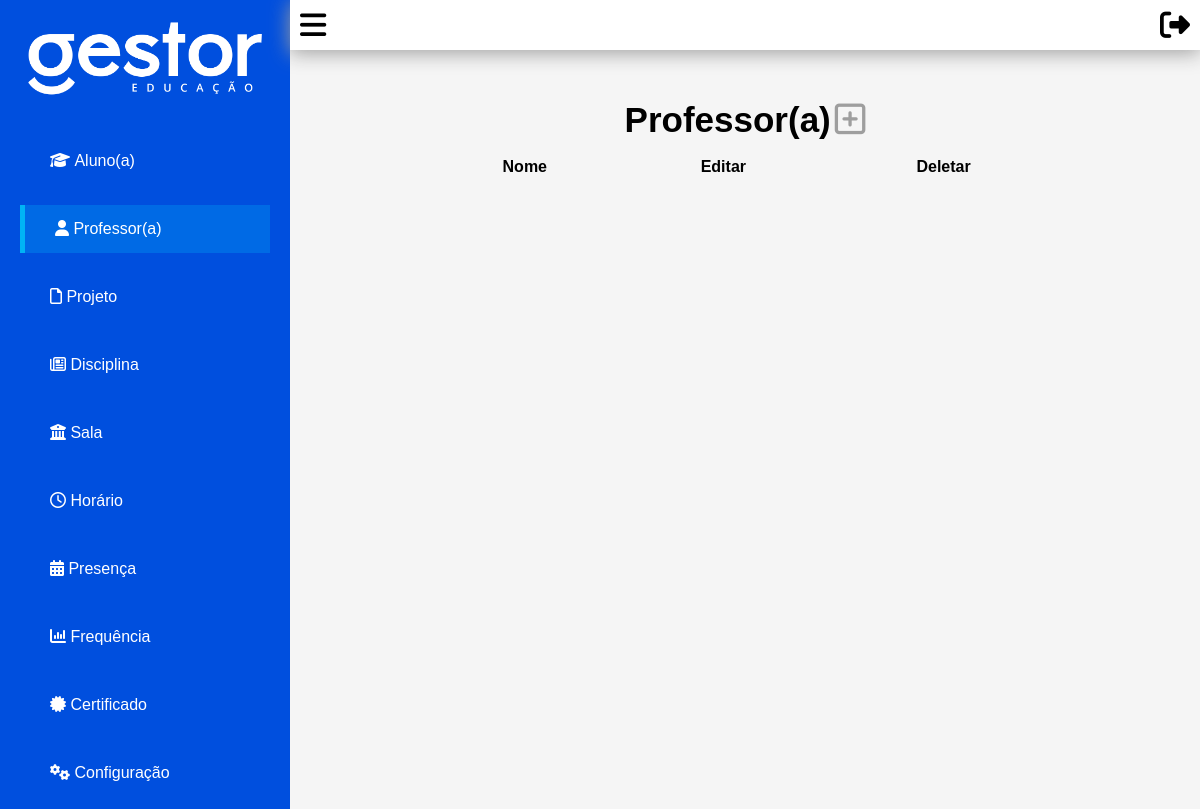
Page /professor on the earlier database version.
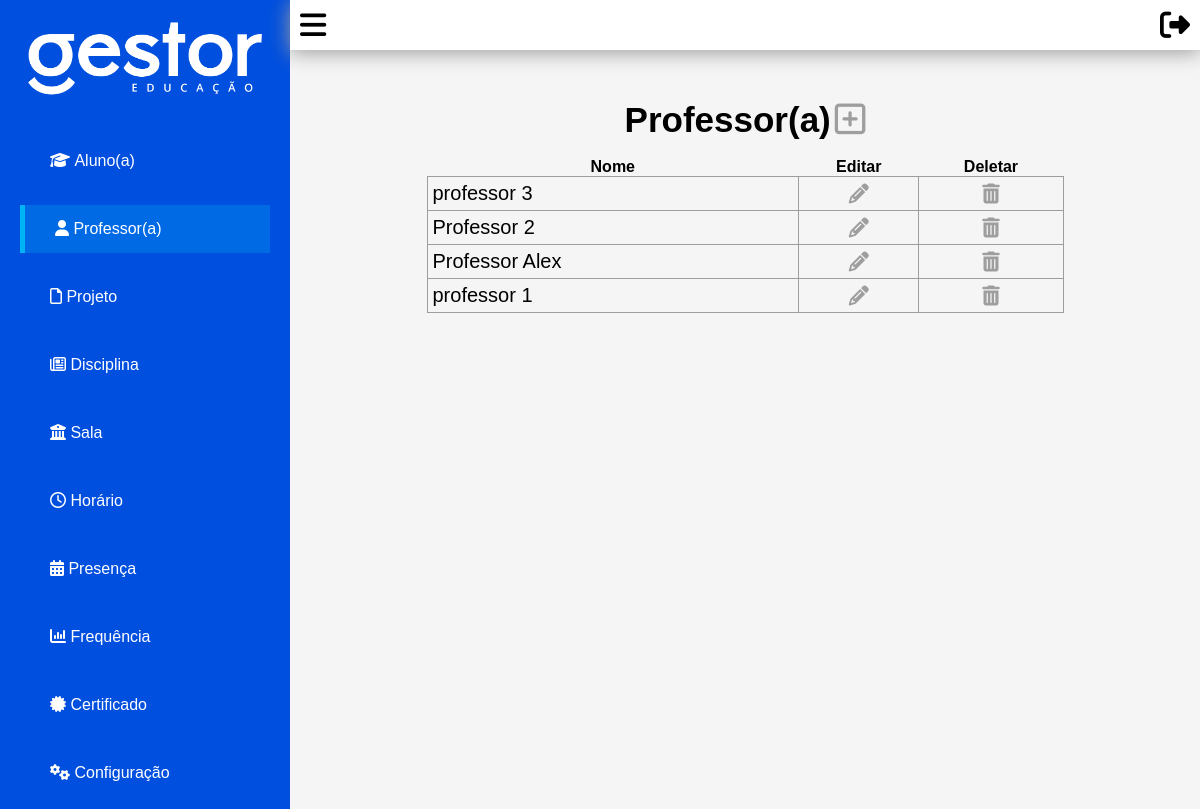
Same page on the later database version.
### tables this page shows
CREATE TABLE `usuario` (
  `id` int NOT NULL,
  `nome` varchar(255) NOT NULL,
  `data_nascimento` date DEFAULT NULL,
  `rg` varchar(9) DEFAULT NULL,
  `cpf` bigint DEFAULT NULL,
  `rua` varchar(255) DEFAULT NULL,
  `numero` int DEFAULT NULL,
  `bairro` varchar(255) DEFAULT NULL,
  `cidade` varchar(255) DEFAULT NULL,
  `estado` varchar(255) DEFAULT NULL,
  `telefone` bigint DEFAULT NULL,
  `email` varchar(255) DEFAULT NULL,
  `senha` varchar(255) DEFAULT NULL,
  `data_inscricao` varchar(255) NOT NULL
);

### core/autoload.php (called while the page is built, shortened)
<?php
spl_autoload_register(function ($className) {
    $projectRoot = dirname(__DIR__);
    $baseDirs = [
        $projectRoot . '/core/router/',
        $projectRoot . '/core/controller/',
        $projectRoot . '/core/database/',
        $projectRoot . '/src/controller/',
        $projectRoot . '/src/model/',
    ];
    foreach ($baseDirs as $baseDir) {
        $file = $baseDir . $className . '.php';
        if (file_exists($file)) {
            return;
        }
    }
    throw new Exception("Classe '{$className}' não encontrada no autoload.");
});

### core/database/Connection.php (called while the page is built, shortened)
<?php
class Connection
{
    private $bd;
    public function __construct()
    {
        $this->username = $_ENV['DATABASE_USERNAME'];
        $this->password = $_ENV['DATABASE_PASSWORD'];
        $this->host     = $_ENV['DATABASE_HOST'];
        $this->port     = $_ENV['DATABASE_PORT'];
        $this->dataBase = $_ENV['DATABASE_NAME'];
        try {
            $this->bd = new PDO('mysql:host=' . $this->host . ';port=' . $this->port . ';dbname=' . $this->dataBase, $this->username, $this->password);
            $this->bd->setAttribute(PDO::ATTR_ERRMODE, PDO::ERRMODE_EXCEPTION);
        } catch (PDOException $err) {
            die('Database connection failed: ' . $err->getMessage());
        }
    }
    public function getConnection(): PDO
    {
        return $this->bd;
    }
}

### core/database/Model.php (called while the page is built, shortened)
<?php
class Model
{
    public function __construct()
    {
        $Connection = new Connection;
        $this->connection = $Connection->getConnection();
    }
}

### src/controller/UsuarioController.php (called while the page is built, shortened)
<?php
    class UsuarioController extends Controller{
        function buscarPorGrupos($grupos){
            $usuario = new Usuario();
            $usuarios = $usuario->buscarPorGrupos($grupos);
            return json_encode([
                "access" => true,
                "usuarios" => $usuarios
            ]);
        }
    }
?>

### src/model/Usuario.php (called while the page is built, shortened)
<?php
    class Usuario extends Model{
        function buscarPorGrupos($grupos = []){
            $sql = "
                SELECT usuario.*
                FROM usuario
                LEFT JOIN usuario_grupo ON usuario.id = usuario_grupo.cod_usuario
                WHERE usuario_grupo.cod_grupo in (". implode(',', $grupos) .");
            ";
            $buscar = $this->connection->prepare($sql);
            $buscar->execute();
            return $buscar->fetchAll(PDO::FETCH_ASSOC);
        }
    }
?>

### public/view/professor/index.php (the view, shortened to what this page needs)
<head>
    <link href="/public/view/professor/styles.css" rel="stylesheet">
</head>
<?php include_once($_SERVER['DOCUMENT_ROOT'].'/public/head.php')?>
<div class="grid-content grid-container">
	<?php include_once($_SERVER['DOCUMENT_ROOT'].'/public/menu.php')?>
    <div class="grid-item-content">
        <?php include_once($_SERVER['DOCUMENT_ROOT'].'/public/top.php')?>
        <label class="title">Professor(a)</label> <a href="/professor/criar"><i class="title fa fa-plus-square-o" aria-hidden="true"></i></a>
		<br>
        <br>
		<?php
			$UsuarioController = new UsuarioController();
			$usuarios = json_decode($UsuarioController->buscarPorGrupos([2]))->usuarios;
		?>
		<table class="list">
            <tbody>
                <tr>
                    <th>
                        Nome
                    </th>
                    <th>
                        Editar
                    </th>
                    <th>
                        Deletar
                    </th>
                </tr>
                <?php foreach ($usuarios as $usuario){ ?>
                    <tr>
                        <td class="text-left">
                            <?php echo $usuario->nome ?>
                        </td>
                        <td>
                            <a href="/professor/editar?id=<?php echo $usuario->id ?>"><i class="fa fa-pencil" aria-hidden="true"></i></a>
                        </td>
                        <td>
                            <a href="/professor/deletar?id=<?php echo $usuario->id ?>"><i class="fa fa-trash" aria-hidden="true"></i></a>
                        </td>
                    </tr>
                <?php } ?>
            </tbody>
        </table>
    </div>
</div>

Differences in the rows shown:
added usuario: nome "professor 3"
added usuario: nome "Professor 2"
added usuario: nome "Professor Alex"
added usuario: nome "professor 1"
